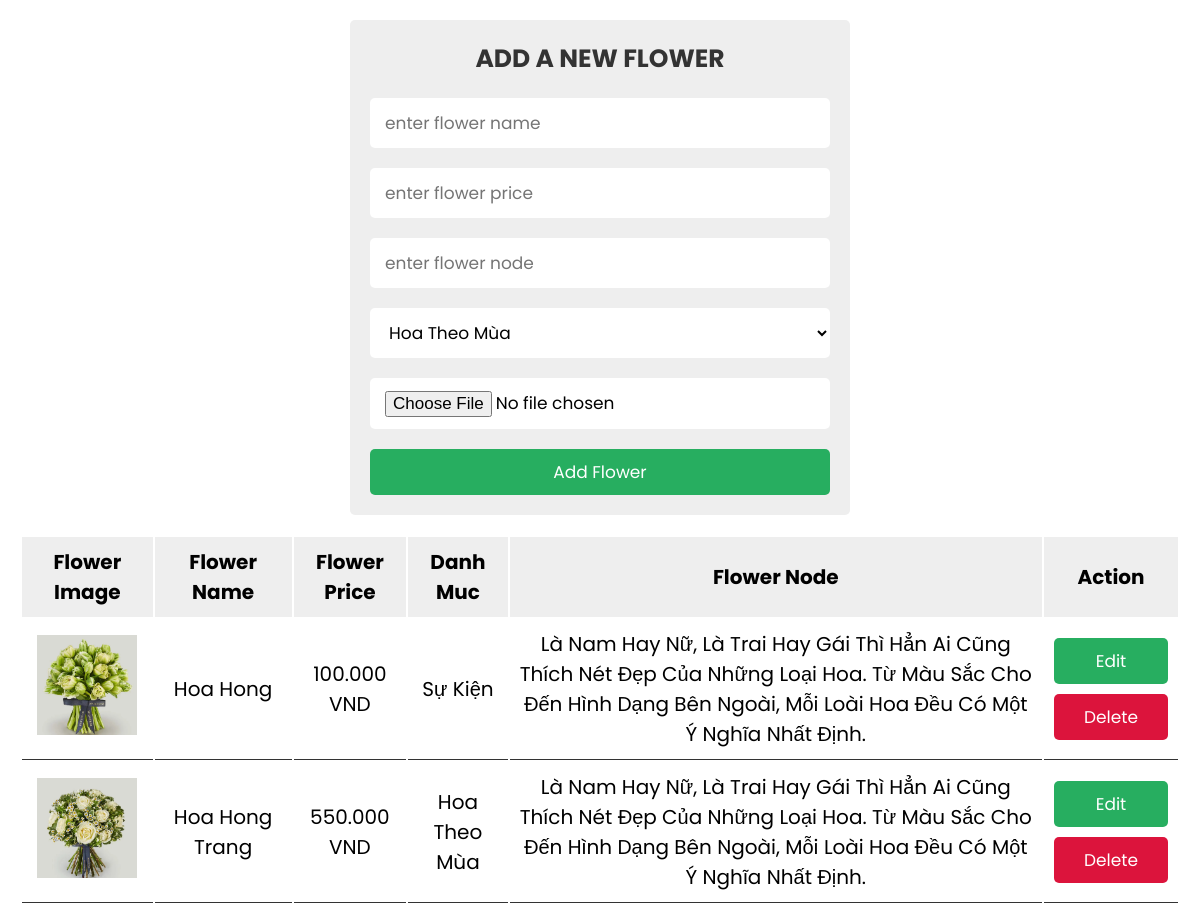
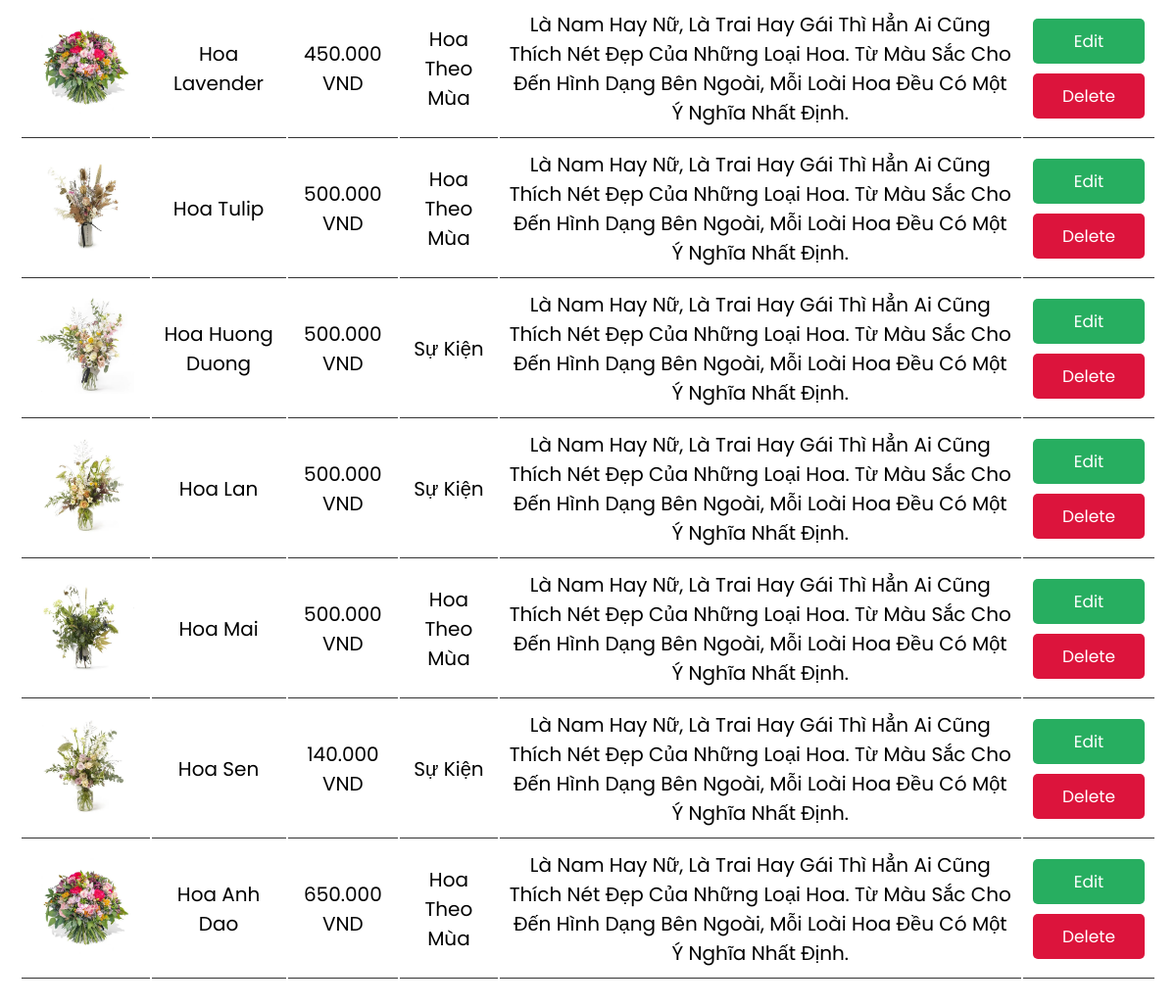
Screenshot of /TinhNangQLDMSP/admin_page.php with the database file from the repository (2 pictures, top to bottom).
### tables this page shows
CREATE TABLE `products` (
  `id_pd` int(11) NOT NULL,
  `name` varchar(255) NOT NULL,
  `price` varchar(255) NOT NULL,
  `image` varchar(500) NOT NULL,
  `node` varchar(255) NOT NULL,
  `id_danhmuc` int(11) NOT NULL
);

CREATE TABLE `tbl_danhmuc` (
  `id_danhmuc` int(11) NOT NULL,
  `tendanhmuc` varchar(255) NOT NULL,
  `thutu` int(50) NOT NULL
);

### TinhNangQLDMSP/admin_page.php (the view, shortened to what this page needs)
<!DOCTYPE html>
<html lang="en">
<head>
   <link rel="stylesheet" href="https://cdnjs.cloudflare.com/ajax/libs/font-awesome/5.15.4/css/all.min.css">
   <link rel="stylesheet" href="../css/style.css">
</head>
<body>
<div class="container">
   <div class="admin-product-form-container">
      <form action="../module/quanlysanpham/xuly.php" method="post" enctype="multipart/form-data">
         <h3>add a new flower</h3>
         <input type="text" placeholder="enter flower name" name="product_name" class="box">
         <input type="number" placeholder="enter flower price" name="product_price" class="box">
         <input type="text" placeholder="enter flower node" name="product_node" class="box">
         <select name="danhmuc" class="box">
             <?php
         $sql_danhmuc = "SELECT * FROM tbl_danhmuc ORDER BY id_danhmuc DESC";
         $query_danhmuc = mysqli_query($mysqli, $sql_danhmuc);
         while($row_danhmuc = mysqli_fetch_array($query_danhmuc))
         {
            ?>
            <option value="<?php echo $row_danhmuc['id_danhmuc'] ?>"><?php echo $row_danhmuc['tendanhmuc'] ?></option>
            <?php
         }
         ?>
         </select>
         <input type="file" accept="image/png, image/jpeg, image/jpg" name="product_image" class="box">
         <input type="submit" class="btn" name="add_product" value="add flower">
      </form>
   </div>
   <?php
   $select = mysqli_query($mysqli, "SELECT * FROM products, tbl_danhmuc WHERE products.id_danhmuc = tbl_danhmuc.id_danhmuc");
   ?>
   <div class="product-display">
      <table class="product-display-table">
         <thead>
         <tr>
            <th>flower image</th>
            <th>flower name</th>
            <th>flower price</th>
            <th>Danh Muc</th>
            <th>flower node</th>
            <th>action</th>
         </tr>
         </thead>
         <?php while($row = mysqli_fetch_assoc($select)){ ?>
         <tr>
            <td><img src="../module/quanlysanpham/uploaded_img/<?php echo $row['image']; ?>" width="100px" alt=""></td>
            <td><?php echo $row['name']; ?></td>
            <td><?php echo $row['price']; ?>.000 VND</td>
            <td><?php echo $row['tendanhmuc']; ?></td>
            <td><?php echo $row['node']; ?></td>
            <td>
               <a href="../TinhNangQLDMSP/admin_update.php?idsanpham=<?php echo $row['id_pd']; ?>" class="btn">edit</a>
               <a href="../module/quanlysanpham/xuly.php?idsanpham=<?php echo $row['id_pd']; ?>" class="btn">delete</a>
            </td>
         </tr>
      <?php } ?>
      </table>
   </div>
</div>
</body>
</html>

### css/style.css (style rules this page uses)
:root { --green: #27ae60; --black: #333; --white: #fff; --bg-color: #eee; --box-shadow: 0 .5rem 1rem rgba(0,0,0,.1); --border: .1rem solid var(--black); }
* { font-family: 'Poppins', sans-serif; margin: 0; padding: 0; box-sizing: border-box; outline: none; border: none; text-decoration: none; text-transform: capitalize; }
html { font-size: 62.5%; overflow-x: hidden; }
.btn { display: block; width: 100%; cursor: pointer; border-radius: .5rem; margin-top: 1rem; font-size: 1.7rem; padding: 1rem 3rem; background: var(--green); color: var(--white); text-align: center; }
.container { max-width: 1200px; padding: 2rem; margin: 0 auto; }
.admin-product-form-container form { max-width: 50rem; margin: 0 auto; padding: 2rem; border-radius: .5rem; background: var(--bg-color); }
.admin-product-form-container form h3 { text-transform: uppercase; color: var(--black); margin-bottom: 1rem; text-align: center; font-size: 2.5rem; }
.admin-product-form-container form .box { width: 100%; border-radius: .5rem; padding: 1.2rem 1.5rem; font-size: 1.7rem; margin: 1rem 0; background: var(--white); text-transform: none; }
.product-display { margin: 2rem 0; }
.product-display .product-display-table { width: 100%; text-align: center; }
.product-display .product-display-table thead { background: var(--bg-color); }
.product-display .product-display-table th { padding: 1rem; font-size: 2rem; }
.product-display .product-display-table td { padding: 1rem; font-size: 2rem; border-bottom: var(--border); }
.product-display .product-display-table .btn:first-child { margin-top: 0; }
.product-display .product-display-table .btn:last-child { background: crimson; }

### rows the page displays
products: image (picture), name "Hoa Hong", price "100", id_danhmuc.tendanhmuc "Sự Kiện", node "Là Nam Hay Nữ, Là Trai Hay Gái Thì Hẳn Ai Cũng Thích Nét Đẹp Của Những Loại Hoa. Từ Màu Sắc Cho Đến Hình Dạng Bên Ngoài, Mỗi Loài Hoa Đều Có Một Ý Nghĩa Nhất Định."
products: image (picture), name "Hoa Hong Trang", price "550", id_danhmuc.tendanhmuc "Hoa Theo Mùa", node "Là Nam Hay Nữ, Là Trai Hay Gái Thì Hẳn Ai Cũng Thích Nét Đẹp Của Những Loại Hoa. Từ Màu Sắc Cho Đến Hình Dạng Bên Ngoài, Mỗi Loài Hoa Đều Có Một Ý Nghĩa Nhất Định."
products: image (picture), name "Hoa Lavender", price "450", id_danhmuc.tendanhmuc "Hoa Theo Mùa", node "Là Nam Hay Nữ, Là Trai Hay Gái Thì Hẳn Ai Cũng Thích Nét Đẹp Của Những Loại Hoa. Từ Màu Sắc Cho Đến Hình Dạng Bên Ngoài, Mỗi Loài Hoa Đều Có Một Ý Nghĩa Nhất Định."
products: image (picture), name "Hoa Tulip", price "500", id_danhmuc.tendanhmuc "Hoa Theo Mùa", node "Là Nam Hay Nữ, Là Trai Hay Gái Thì Hẳn Ai Cũng Thích Nét Đẹp Của Những Loại Hoa. Từ Màu Sắc Cho Đến Hình Dạng Bên Ngoài, Mỗi Loài Hoa Đều Có Một Ý Nghĩa Nhất Định."
products: image (picture), name "Hoa Huong Duong", price "500", id_danhmuc.tendanhmuc "Sự Kiện", node "Là Nam Hay Nữ, Là Trai Hay Gái Thì Hẳn Ai Cũng Thích Nét Đẹp Của Những Loại Hoa. Từ Màu Sắc Cho Đến Hình Dạng Bên Ngoài, Mỗi Loài Hoa Đều Có Một Ý Nghĩa Nhất Định."
products: image (picture), name "Hoa Lan", price "500", id_danhmuc.tendanhmuc "Sự Kiện", node "Là Nam Hay Nữ, Là Trai Hay Gái Thì Hẳn Ai Cũng Thích Nét Đẹp Của Những Loại Hoa. Từ Màu Sắc Cho Đến Hình Dạng Bên Ngoài, Mỗi Loài Hoa Đều Có Một Ý Nghĩa Nhất Định."
products: image (picture), name "Hoa Mai", price "500", id_danhmuc.tendanhmuc "Hoa Theo Mùa", node "Là Nam Hay Nữ, Là Trai Hay Gái Thì Hẳn Ai Cũng Thích Nét Đẹp Của Những Loại Hoa. Từ Màu Sắc Cho Đến Hình Dạng Bên Ngoài, Mỗi Loài Hoa Đều Có Một Ý Nghĩa Nhất Định."
products: image (picture), name "Hoa Sen", price "140", id_danhmuc.tendanhmuc "Sự Kiện", node "Là Nam Hay Nữ, Là Trai Hay Gái Thì Hẳn Ai Cũng Thích Nét Đẹp Của Những Loại Hoa. Từ Màu Sắc Cho Đến Hình Dạng Bên Ngoài, Mỗi Loài Hoa Đều Có Một Ý Nghĩa Nhất Định."
products: image (picture), name "Hoa Anh Dao", price "650", id_danhmuc.tendanhmuc "Hoa Theo Mùa", node "Là Nam Hay Nữ, Là Trai Hay Gái Thì Hẳn Ai Cũng Thích Nét Đẹp Của Những Loại Hoa. Từ Màu Sắc Cho Đến Hình Dạng Bên Ngoài, Mỗi Loài Hoa Đều Có Một Ý Nghĩa Nhất Định."

### other values shown
form field danhmuc "Hoa Theo Mùa"
